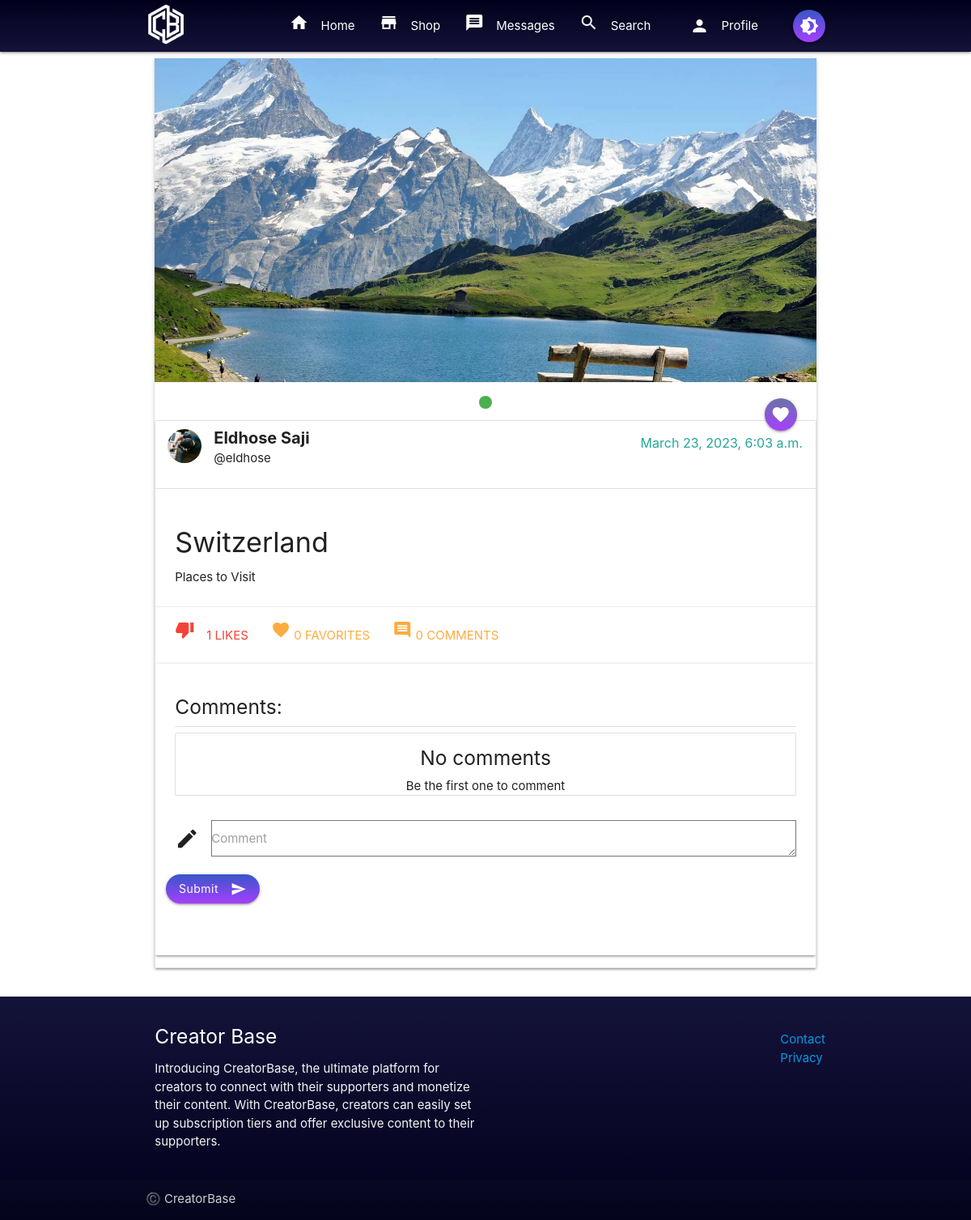
The page /post/9a88cb89-d408-4d0c-bd79-6580016f82c4 (signed in) on the database its author committed.
### post/models.py (models this page shows, shortened)
class PostFileContent(models.Model):
    user = models.ForeignKey(User, on_delete=models.CASCADE, related_name='content_owner')
    file = models.FileField(upload_to=user_directory_path)
    tier = models.ForeignKey(Tier, on_delete=models.CASCADE, related_name='tier_file')
    posted = models.DateTimeField(auto_now_add=True)

class Post(models.Model):
    id = models.UUIDField(primary_key=True, default=uuid.uuid4, editable=False)
    content = models.ManyToManyField(PostFileContent, related_name='contents')
    title = models.CharField(max_length=150)
    caption = models.TextField(max_length=1500, verbose_name='Caption')
    posted = models.DateTimeField(auto_now_add=True)
    tier = models.ForeignKey(Tier, on_delete=models.CASCADE, related_name='tiers')
    user = models.ForeignKey(User, on_delete=models.CASCADE)
    likes_count = models.IntegerField(default=0)
    comments_count = models.IntegerField(default=0)
    favorites_count = models.IntegerField(default=0)

### account/models.py (models this page shows, shortened)
class Profile(models.Model):
	user = models.OneToOneField(User, on_delete=models.CASCADE, related_name='profile')
	location = models.CharField(max_length=50, null=True, blank=True)
	url = models.CharField(max_length=80, null=True, blank=True)
	profile_info = models.TextField(max_length=150, null=True, blank=True)
	created = models.DateField(auto_now_add=True)
	picture = models.ImageField(upload_to=user_directory_path_profile, blank=True, null=True, verbose_name='Picture')
	banner = models.ImageField(upload_to=user_directory_path_banner, blank=True, null=True, verbose_name='Banner')

class User(AbstractUser):
    is_admin= models.BooleanField('Is admin', default=False)
    is_creator = models.BooleanField('Is creator', default=False)
    is_supporter = models.BooleanField('Is supporter', default=False)

### post/views.py (the view)
# urls.py: path('<uuid:post_id>',PostDetails, name='postdetails'),
@login_required
def PostDetails(request, post_id):
    user = request.user
    post = get_object_or_404(Post, id=post_id)
    if Likes.objects.filter(post=post, user=user).exists():
        liked = True
    else:
        liked = False
    comments = Comment.objects.filter(post=post).order_by('-date')
    if request.method == 'POST':
        form = CommentForm(request.POST)
        if form.is_valid():
            comment = form.save(commit=False)
            comment.post = post
            comment.user = user
            comment.save()
            post.comments_count += 1
            post.save()
            return HttpResponseRedirect(reverse('postdetails', args=[post_id]))
    else:
        form = CommentForm()
    if user != post.user:
        subscriber = Subscription.objects.get(subscriber=request.user, subscribed=post.user)
        if (subscriber.tier.number >= post.tier.number):
            visible = True
        else:
            visible = False
    else:
        visible = True
    context = {
        'post': post,
        'visible': visible,
        'liked': liked,
        'comments': comments,
        'form': form,
    }
    return render(request, 'post_detail.html', context)

### comment/forms.py
class CommentForm(forms.ModelForm):
    body = forms.CharField(widget=forms.Textarea(attrs={'class': 'validate'}), required=True)
    class Meta:
        model = Comment
        fields = ('body',)

### account/views.py (called while the page is built)
def SideNavInfo(request):
	user = request.user
	nav_profile = None
	fans = None
	follows = None
	if user.is_authenticated:
		nav_profile = Profile.objects.get(user=user)
		fans = Subscription.objects.filter(subscribed=user).count()
		follows = Subscription.objects.filter(subscriber=user).count()
	return {'nav_profile': nav_profile, 'fans': fans, 'follows': follows}

### direct/views.py (called while the page is built)
def CheckDirects(request):
    directs_count = 0
    if request.user.is_authenticated:
        directs_count = Message.objects.filter(user=request.user, is_read=False).count()
    return {'directs_count': directs_count}

### notifications/views.py (called while the page is built)
def CountNotifications(request):
    count_notifications = None
    if request.user.is_authenticated:
        count_notifications = Notification.objects.filter(user=request.user, is_seen=False).count()
    return {'count_notifications': count_notifications}

### creator_base/templates/post_detail.html (shortened to what this page needs)
{% extends 'base.html' %}
{% load static %}
{% block content %}
    <div class="col s12 m12">
    {% if visible == False %}
      <div class="center-align">
        <i class="material-icons large grey-text">lock</i>
        <br>
        <h3>No available</h3>
        <h4 class="card-title grey-text text-darken-4">This content is for {{ post.tier }}</h4>
        <h5 class="card-title grey-text text-darken-4">You need to upgrade your subscription</h5>
        <br><br>
        <a class="waves-effect waves-light btn-large"><i class="material-icons left">upgrade</i>Upgrade</a>
      </div>
    {% else %}
      <div class="card">
        <div class="card-image">
          <div class="slider">
            <ul class="slides">
              {% for con in post.content.all %}
              <li>
                {% if con.file.name|slice:"-3:" == 'jpg' %}
                  <img src="{{ con.file.url }}">
                {% else %}
                  <div class="video-container">
                    <video class="responsive-video" controls="controls" preload="metadata">
                      <source src="{{ con.file.url }}#t=0.5" type="video/mp4">
                    </video>
                  </div>
                {% endif %}
              </li>
              {% endfor %}
            </ul>
          </div>
          <a href="{% url 'postbookmark' post.id %}" class="btn-floating halfway-fab waves-effect waves-light red"><i class="material-icons">favorite</i></a>
        </div>
        <ul class="collection">
          <li class="collection-item avatar">
          {% if post.user.profile.picture %}
            <img src="{{ post.user.profile.picture.url }}" class="circle responsive-img">
          {% else %}
            <img src="{% static 'img/no_avatar.jpg' %}" class="circle responsive-img">
          {% endif %}
            <span style="font-size: 20px; font-weight: bold;" class="title">{{ post.user.first_name }} {{ post.user.last_name }}</span>
            <span class="title secondary-content">{{ post.posted }}</span>
            <p>@{{ post.user.username }}</p>
        </li>
        <div class="card-content">
          <h4 class="header">{{ post.title }}</h4>
          {{ post.caption }}
        </div>
       <div class="card-action">
        {% if liked == True %}
          <a class="red-text tooltipped" data-position="bottom" data-tooltip="Remove like" href="{% url 'postlike' post.id %}"><i class="material-icons left">thumb_down</i>{{ post.likes_count }} Likes</a>
        {% else %}
          <a href="{% url 'postlike' post.id %}"><i class="material-icons left">thumb_up</i>{{ post.likes_count }} Likes</a>
        {% endif %}
          <a href="#"><i class="material-icons">favorite</i> {{ post.favorites_count }} Favorites</a>
          <a href="#"><i class="material-icons">comment</i> {{ post.comments_count }} Comments</a>
        </div>
        <div class="card-panel">
          <h5>Comments:</h5>
          <div class="divider"></div>
          <ul class="collection">
            {% for comment in comments %}
              <li class="collection-item avatar">
                {% if comment.user.profile.picture %}
                  <img src="{{ comment.user.profile.picture.url }}" class="circle responsive-img">
                {% else %}
                  <img src="{% static 'img/no_avatar.jpg' %}" class="circle responsive-img">
                {% endif %}
                <span style="font-weight: bold; font-size: 20px" class="title">{{ comment.user.first_name }} {{ comment.user.last_name }}</span>
                <span class="title secondary-content">{{ comment.date }}</span>
                <p>@{{ comment.user.username }}</p>
                <br>
                  {{ comment.body }}
              </li>
              {% empty %}
                <div class="center-align">
                  <h5>No comments</h5>
                  <span>Be the first one to comment</span>
                </div>
            {% endfor %}
          </ul>
          <div class="row">
            <form method="POST" action="" role="form" class="col s12">
              <div class="row">
                <div class="input-field col s12">
                  <i class="material-icons prefix">edit</i>
                  {{ form.body }}
                  <label for="body">Comment</label>
                </div>
                <button class="btn waves-effect waves-light" type="submit" name="action">Submit
                  <i class="material-icons right">send</i>
                </button>
                </div>
              </div>
          </div>
        </div>
  {% endif %}
      </div>
{% endblock %}

### creator_base/static/css/style.css (style rules this page uses)
.btn { background: purple linear-gradient(to bottom, #A63FFF , #22A8FF90); border-radius: 20px; text-transform: unset !important; }
.btn.waves-effect.waves-light { background: purple linear-gradient(to bottom,#0099ff90, #A63FFF); box-shadow: #311b92; }
.btn-floating { background: purple linear-gradient(to bottom, #A63FFF , #22A8FF90); border-radius: 20px; text-transform: unset !important; }
.btn-floating.waves-effect.waves-light { background: purple linear-gradient(to bottom,#0099ff90, #A63FFF); box-shadow: #311b92; }

### rows shown on the page
Post: user.profile.picture (placeholder picture), user.first_name "Eldhose", user.last_name "Saji", posted "March 23, 2023, 6:03 a.m.", user.username "eldhose", title "Switzerland", caption "Places to Visit", likes_count "1", favorites_count "0", comments_count "0"
